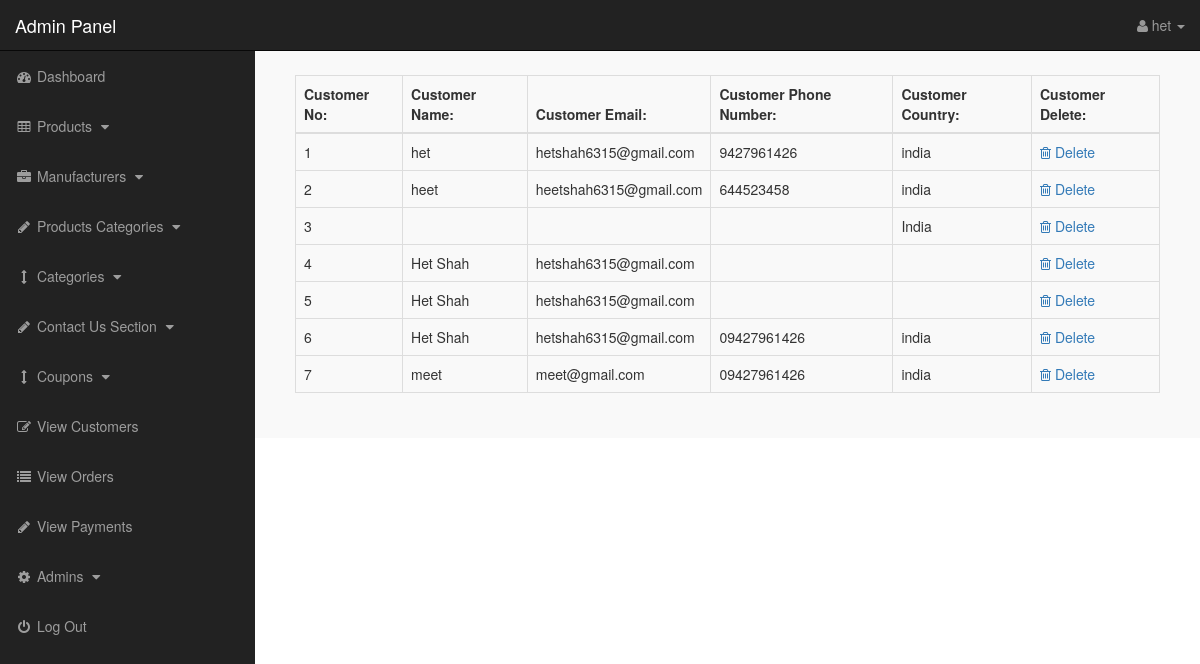
Page /admin/index.php?view_customers (signed in) on the committed database.
### tables this page shows
CREATE TABLE `customers` (
  `customer_id` int(10) NOT NULL,
  `customer_name` varchar(255) NOT NULL,
  `customer_pass` int(11) NOT NULL,
  `customer_email` varchar(255) NOT NULL,
  `customer_country` text NOT NULL,
  `customer_city` text NOT NULL,
  `state` varchar(100) NOT NULL,
  `zip_code` varchar(20) NOT NULL,
  `customer_contact` varchar(255) NOT NULL,
  `phone_number` varchar(20) NOT NULL,
  `customer_address` text NOT NULL,
  `created_at` timestamp NOT NULL DEFAULT current_timestamp(),
  `updated_at` timestamp NOT NULL DEFAULT current_timestamp() ON UPDATE current_timestamp()
);

### admin/view_customers.php (the view)
<?php
if (!isset($_SESSION['admin_email'])) {
    echo "<script>window.open('../login.php','_self')</script>";
} else {
?>
    <div class="panel-body">
        <div class="table-responsive">
            <table class="table table-bordered table-hover table-striped">
                <thead>
                    <tr>
                        <th>Customer No:</th>
                        <th>Customer Name:</th>
                        <th>Customer Email:</th>
                        <th>Customer Phone Number:</th>
                        <th>Customer Country:</th>
                        <th>Customer Delete:</th>
                    </tr>
                </thead>
                <tbody>
                    <?php
                    $i = 0;
                    $get_c = "select * from customers";
                    $run_c = mysqli_query($con, $get_c);
                    while ($row_c = mysqli_fetch_array($run_c)) {
                        $c_id = $row_c['customer_id'];
                        $c_name = $row_c['customer_name'];
                        $c_email = $row_c['customer_email'];
                        $c_contact = $row_c['customer_contact'];
                        $c_country = $row_c['customer_country'];
                        $i++;
                    ?>
                        <tr>
                            <td><?php echo $i; ?></td>
                            <td><?php echo $c_name; ?></td>
                            <td><?php echo $c_email; ?></td>
                            <td><?php echo $c_contact; ?></td>
                            <td><?php echo $c_country; ?></td>
                            <td>
                                <a href="index.php?customer_delete=<?php echo $c_id; ?>">
                                    <i class="fa fa-trash-o"></i> Delete
                                </a>
                            </td>
                        </tr>
                    <?php } ?>
                </tbody>
            </table>
        </div>
    </div>
    </div>
    </div>
    </div>
<?php } ?>

### admin/includes/sidebar.php (shortened to what this page needs)
<?php
if (!isset($_SESSION['admin_email'])) {
    echo "<script>window.open('login.php','_self')</script>";
} else {
?>
    <nav class="navbar navbar-inverse navbar-fixed-top">
        <div class="navbar-header">
            <a class="navbar-brand" href="index.php?dashboard">Admin Panel</a>
        </div>
        <ul class="nav navbar-right top-nav">
            <li class="dropdown">
                <a href="#" class="dropdown-toggle" data-toggle="dropdown">
                    <i class="fa fa-user"></i>
                    <?php echo $admin_name; ?> <b class="caret"></b>
                </a>
            </li>
        </ul>
        <div class="collapse navbar-collapse navbar-ex1-collapse">
            <ul class="nav navbar-nav side-nav">
                <li>
                    <a href="index.php?dashboard">
                        <i class="fa fa-fw fa-dashboard"></i> Dashboard
                    </a>
                </li>
                <li>
                    <a href="#" data-toggle="collapse" data-target="#products">
                        <i class="fa fa-fw fa-table"></i> Products
                        <i class="fa fa-fw fa-caret-down"></i>
                    </a>
                </li>
                <li>
                    <a href="#" data-toggle="collapse" data-target="#manufacturers">
                        <i class="fa fa-fw fa-briefcase"></i> Manufacturers
                        <i class="fa fa-fw fa-caret-down"></i>
                    </a>
                </li>
                <li>
                    <a href="#" data-toggle="collapse" data-target="#p_cat">
                        <i class="fa fa-fw fa-pencil"></i> Products Categories
                        <i class="fa fa-fw fa-caret-down"></i>
                    </a>
                </li>
                <li>
                    <a href="#" data-toggle="collapse" data-target="#cat">
                        <i class="fa fa-fw fa-arrows-v"></i> Categories
                        <i class="fa fa-fw fa-caret-down"></i>
                    </a>
                </li>
                <li>
                    <a href="#" data-toggle="collapse" data-target="#contact_us">
                        <i class="fa fa-fw fa-pencil"> </i> Contact Us Section
                        <i class="fa fa-fw fa-caret-down"></i>
                    </a>
                </li>
                <li>
                    <a href="#" data-toggle="collapse" data-target="#coupons">
                        <i class="fa fa-fw fa-arrows-v"></i> Coupons
                        <i class="fa fa-fw fa-caret-down"></i>
                    </a>
                </li>
                <li>
                    <a href="index.php?view_customers">
                        <i class="fa fa-fw fa-edit"></i> View Customers
                    </a>
                </li>
                <li>
                    <a href="index.php?view_orders">
                        <i class="fa fa-fw fa-list"></i> View Orders
                    </a>
                </li>
                <li>
                    <a href="index.php?view_payments">
                        <i class="fa fa-fw fa-pencil"></i> View Payments
                    </a>
                </li>
                <li>
                    <a href="#" data-toggle="collapse" data-target="#users">
                        <i class="fa fa-fw fa-gear"></i> Admins
                        <i class="fa fa-fw fa-caret-down"></i>
                    </a>
                </li>
                <li>
                    <a href="logout.php">
                        <i class="fa fa-fw fa-power-off"></i> Log Out
                    </a>
                </li>
            </ul>
        </div>
    </nav>
<?php } ?>

### admin/css/style.css (style rules this page uses)
body { margin-top:100px; }
@media (min-width: 768px) { body { margin-top:50px; } }
.top-nav { padding:0 15px; }
.top-nav>li { display:inline-block; float:left; }
.top-nav>li>a { padding-top:15px; padding-bottom:15px; line-height:20px; color:#999; }
@media (min-width: 768px) { .side-nav { position:fixed; top:51px; width:255px; border-radius:0; overflow-y:auto; background-color: #222; bottom:0; overflow-x:hidden; padding-bottom:40px; } }
@media (min-width: 768px) { .side-nav>li>a { width:255px; } }
.panel-body { border-radius:5px; }

### rows in the picture
customers: customer_name "het", customer_email "hetshah6315@gmail.com", customer_contact "9427961426", customer_country "india"
customers: customer_name "heet", customer_email "heetshah6315@gmail.com", customer_contact "644523458", customer_country "india"
customers: customer_country "India"
customers: customer_name "Het Shah", customer_email "hetshah6315@gmail.com"
customers: customer_name "Het Shah", customer_email "hetshah6315@gmail.com"
customers: customer_name "Het Shah", customer_email "hetshah6315@gmail.com", customer_contact "09427961426", customer_country "india"
customers: customer_name "meet", customer_email "meet@gmail.com", customer_contact "09427961426", customer_country "india"

### other values in the picture
$admin_name "het"
